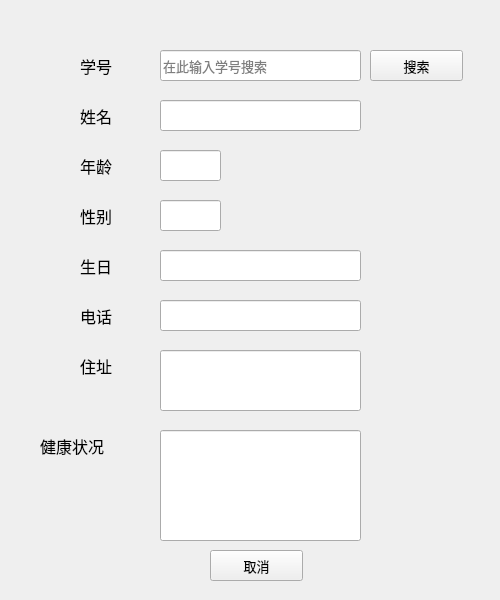
<?xml version="1.0" encoding="UTF-8"?>
<ui version="4.0">
 <class>searchStuInfo</class>
 <widget class="QWidget" name="searchStuInfo">
  <property name="geometry">
   <rect>
    <x>0</x>
    <y>0</y>
    <width>500</width>
    <height>600</height>
   </rect>
  </property>
  <property name="windowTitle">
   <string>搜索学生信息</string>
  </property>
  <widget class="QLineEdit" name="lineEditBodyCondition">
   <property name="geometry">
    <rect>
     <x>160</x>
     <y>430</y>
     <width>201</width>
     <height>111</height>
    </rect>
   </property>
   <property name="font">
    <font>
     <family>微软雅黑 Light</family>
     <pointsize>10</pointsize>
    </font>
   </property>
   <property name="styleSheet">
    <string notr="true"/>
   </property>
   <property name="text">
    <string/>
   </property>
   <property name="frame">
    <bool>true</bool>
   </property>
  </widget>
  <widget class="QLineEdit" name="lineEditBirthday">
   <property name="geometry">
    <rect>
     <x>160</x>
     <y>250</y>
     <width>201</width>
     <height>31</height>
    </rect>
   </property>
   <property name="font">
    <font>
     <family>微软雅黑 Light</family>
     <pointsize>10</pointsize>
    </font>
   </property>
   <property name="styleSheet">
    <string notr="true"/>
   </property>
   <property name="text">
    <string/>
   </property>
   <property name="maxLength">
    <number>20</number>
   </property>
   <property name="frame">
    <bool>true</bool>
   </property>
  </widget>
  <widget class="QLabel" name="label_6">
   <property name="geometry">
    <rect>
     <x>80</x>
     <y>350</y>
     <width>41</width>
     <height>31</height>
    </rect>
   </property>
   <property name="font">
    <font>
     <family>微软雅黑 Light</family>
     <pointsize>12</pointsize>
    </font>
   </property>
   <property name="text">
    <string>住址</string>
   </property>
  </widget>
  <widget class="QLabel" name="label_5">
   <property name="geometry">
    <rect>
     <x>80</x>
     <y>250</y>
     <width>41</width>
     <height>31</height>
    </rect>
   </property>
   <property name="font">
    <font>
     <family>微软雅黑 Light</family>
     <pointsize>12</pointsize>
    </font>
   </property>
   <property name="text">
    <string>生日</string>
   </property>
  </widget>
  <widget class="QLineEdit" name="lineEditGender">
   <property name="geometry">
    <rect>
     <x>160</x>
     <y>200</y>
     <width>61</width>
     <height>31</height>
    </rect>
   </property>
   <property name="font">
    <font>
     <family>微软雅黑 Light</family>
     <pointsize>10</pointsize>
    </font>
   </property>
   <property name="styleSheet">
    <string notr="true"/>
   </property>
   <property name="maxLength">
    <number>20</number>
   </property>
   <property name="frame">
    <bool>true</bool>
   </property>
  </widget>
  <widget class="QLineEdit" name="lineEditID">
   <property name="geometry">
    <rect>
     <x>160</x>
     <y>50</y>
     <width>201</width>
     <height>31</height>
    </rect>
   </property>
   <property name="font">
    <font>
     <family>微软雅黑 Light</family>
     <pointsize>10</pointsize>
    </font>
   </property>
   <property name="inputMask">
    <string/>
   </property>
   <property name="maxLength">
    <number>20</number>
   </property>
   <property name="frame">
    <bool>true</bool>
   </property>
   <property name="placeholderText">
    <string>在此输入学号搜索</string>
   </property>
  </widget>
  <widget class="QLabel" name="label_4">
   <property name="geometry">
    <rect>
     <x>80</x>
     <y>200</y>
     <width>41</width>
     <height>31</height>
    </rect>
   </property>
   <property name="font">
    <font>
     <family>微软雅黑 Light</family>
     <pointsize>12</pointsize>
    </font>
   </property>
   <property name="text">
    <string>性别</string>
   </property>
  </widget>
  <widget class="QPushButton" name="pushButtonSearch">
   <property name="geometry">
    <rect>
     <x>370</x>
     <y>50</y>
     <width>93</width>
     <height>31</height>
    </rect>
   </property>
   <property name="font">
    <font>
     <family>微软雅黑 Light</family>
     <pointsize>10</pointsize>
    </font>
   </property>
   <property name="text">
    <string>搜索</string>
   </property>
  </widget>
  <widget class="QLabel" name="label">
   <property name="geometry">
    <rect>
     <x>80</x>
     <y>100</y>
     <width>41</width>
     <height>31</height>
    </rect>
   </property>
   <property name="font">
    <font>
     <family>微软雅黑 Light</family>
     <pointsize>12</pointsize>
    </font>
   </property>
   <property name="text">
    <string>姓名</string>
   </property>
  </widget>
  <widget class="QLineEdit" name="lineEditName">
   <property name="geometry">
    <rect>
     <x>160</x>
     <y>100</y>
     <width>201</width>
     <height>31</height>
    </rect>
   </property>
   <property name="font">
    <font>
     <family>微软雅黑 Light</family>
     <pointsize>10</pointsize>
    </font>
   </property>
   <property name="styleSheet">
    <string notr="true"/>
   </property>
   <property name="maxLength">
    <number>20</number>
   </property>
   <property name="frame">
    <bool>true</bool>
   </property>
   <property name="placeholderText">
    <string/>
   </property>
  </widget>
  <widget class="QLabel" name="label_7">
   <property name="geometry">
    <rect>
     <x>40</x>
     <y>430</y>
     <width>91</width>
     <height>31</height>
    </rect>
   </property>
   <property name="font">
    <font>
     <family>微软雅黑 Light</family>
     <pointsize>12</pointsize>
    </font>
   </property>
   <property name="text">
    <string>健康状况</string>
   </property>
  </widget>
  <widget class="QLabel" name="label_2">
   <property name="geometry">
    <rect>
     <x>80</x>
     <y>50</y>
     <width>41</width>
     <height>31</height>
    </rect>
   </property>
   <property name="font">
    <font>
     <family>微软雅黑 Light</family>
     <pointsize>12</pointsize>
    </font>
   </property>
   <property name="text">
    <string>学号</string>
   </property>
  </widget>
  <widget class="QLabel" name="label_3">
   <property name="geometry">
    <rect>
     <x>80</x>
     <y>150</y>
     <width>41</width>
     <height>31</height>
    </rect>
   </property>
   <property name="font">
    <font>
     <family>微软雅黑 Light</family>
     <pointsize>12</pointsize>
    </font>
   </property>
   <property name="text">
    <string>年龄</string>
   </property>
  </widget>
  <widget class="QLineEdit" name="lineEditAddress">
   <property name="geometry">
    <rect>
     <x>160</x>
     <y>350</y>
     <width>201</width>
     <height>61</height>
    </rect>
   </property>
   <property name="font">
    <font>
     <family>微软雅黑 Light</family>
     <pointsize>10</pointsize>
    </font>
   </property>
   <property name="styleSheet">
    <string notr="true"/>
   </property>
   <property name="text">
    <string/>
   </property>
   <property name="frame">
    <bool>true</bool>
   </property>
  </widget>
  <widget class="QLineEdit" name="lineEditAge">
   <property name="geometry">
    <rect>
     <x>160</x>
     <y>150</y>
     <width>61</width>
     <height>31</height>
    </rect>
   </property>
   <property name="font">
    <font>
     <family>微软雅黑 Light</family>
     <pointsize>10</pointsize>
    </font>
   </property>
   <property name="styleSheet">
    <string notr="true"/>
   </property>
   <property name="maxLength">
    <number>20</number>
   </property>
   <property name="frame">
    <bool>true</bool>
   </property>
  </widget>
  <widget class="QLabel" name="label_8">
   <property name="geometry">
    <rect>
     <x>80</x>
     <y>300</y>
     <width>41</width>
     <height>31</height>
    </rect>
   </property>
   <property name="font">
    <font>
     <family>微软雅黑 Light</family>
     <pointsize>12</pointsize>
    </font>
   </property>
   <property name="text">
    <string>电话</string>
   </property>
  </widget>
  <widget class="QLineEdit" name="lineEditTel">
   <property name="geometry">
    <rect>
     <x>160</x>
     <y>300</y>
     <width>201</width>
     <height>31</height>
    </rect>
   </property>
   <property name="font">
    <font>
     <family>微软雅黑 Light</family>
     <pointsize>10</pointsize>
    </font>
   </property>
   <property name="styleSheet">
    <string notr="true"/>
   </property>
   <property name="text">
    <string/>
   </property>
   <property name="maxLength">
    <number>20</number>
   </property>
   <property name="frame">
    <bool>true</bool>
   </property>
  </widget>
  <widget class="QPushButton" name="pushButtonCancel">
   <property name="geometry">
    <rect>
     <x>210</x>
     <y>550</y>
     <width>93</width>
     <height>31</height>
    </rect>
   </property>
   <property name="font">
    <font>
     <family>微软雅黑 Light</family>
     <pointsize>10</pointsize>
    </font>
   </property>
   <property name="text">
    <string>取消</string>
   </property>
  </widget>
 </widget>
 <tabstops>
  <tabstop>lineEditID</tabstop>
  <tabstop>pushButtonSearch</tabstop>
  <tabstop>lineEditName</tabstop>
  <tabstop>lineEditAge</tabstop>
  <tabstop>lineEditGender</tabstop>
  <tabstop>lineEditBirthday</tabstop>
  <tabstop>lineEditTel</tabstop>
  <tabstop>lineEditAddress</tabstop>
  <tabstop>lineEditBodyCondition</tabstop>
 </tabstops>
 <resources/>
 <connections/>
</ui>
